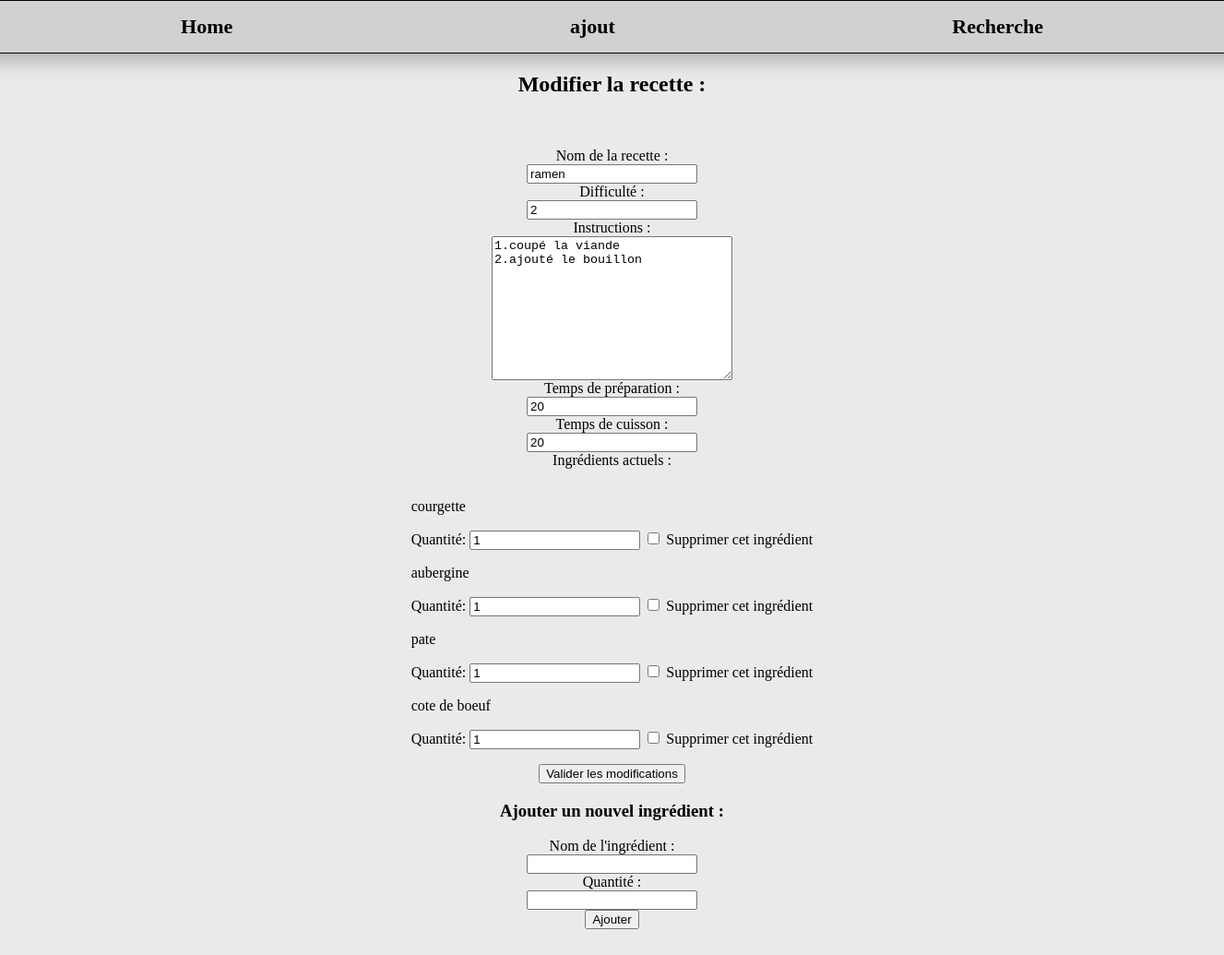
The page /src/component/updateRecette.php?id=56 on the database its author committed.
### tables this page shows
CREATE TABLE `recettes` (
  `id` int(11) NOT NULL AUTO_INCREMENT,
  `nom_recette` varchar(255) NOT NULL,
  `instruction` text NOT NULL,
  `temps_preparation` int(11) NOT NULL,
  `temps_cuisson` int(11) NOT NULL,
  `difficulte` int(11) NOT NULL,
  `categories_id` int(11) NOT NULL,
  PRIMARY KEY (`id`)
);

CREATE TABLE `recette_ingredients` (
  `id` int(11) NOT NULL AUTO_INCREMENT,
  `recette_id` int(11) NOT NULL,
  `ingredient_id` int(11) NOT NULL,
  `Quantite` int(11) NOT NULL,
  PRIMARY KEY (`id`)
);

CREATE TABLE `ingredients` (
  `ingredient_id` int(11) NOT NULL AUTO_INCREMENT,
  `nom_ingredient` varchar(255) DEFAULT NULL,
  `unite_mesure` varchar(50) DEFAULT NULL,
  PRIMARY KEY (`ingredient_id`)
);

### src/recette/RecetteDAO.php (called while the page is built, shortened)
<?php
require_once 'Recette.php';
class RecetteDAO{
    private $pdo;
    public function __construct($pdo){
        $this->pdo = $pdo;
    }
    public function getRecetteById($id){
        $stmt = $this->pdo->prepare("SELECT * FROM recettes WHERE id = :id");
        $stmt->execute(['id' => $id]);
        $result = $stmt->fetch(PDO::FETCH_ASSOC);
        $ingredients = $this->getIngredientsRecette($id);
        $ingredientIds = [];
        foreach ($ingredients as $ingredient) {
            $ingredientIds[] = $ingredient['id'];
        }
        $recette = new Recette(
            $result['id'],
            $result['nom_recette'],
            $result['instruction'],
            $result['temps_preparation'],
            $result['temps_cuisson'],
            $result['difficulte'],
            $result['categories_id'],
            $ingredientIds
        );
        return $recette;
    }
    public function getIngredientsRecette($id)
    {
        $stmt = $this->pdo->prepare("SELECT * FROM recette_ingredients WHERE recette_id = :id");
        $stmt->execute(['id' => $id]);
        $result = $stmt->fetchAll(PDO::FETCH_ASSOC);
        $ingredients = [];
        foreach ($result as $row) {
            $ingredient = ['id' => $row['ingredient_id'], 'quantite' => $row['Quantite'], 'recette_id'=> $row['recette_id']];
            array_push($ingredients, $ingredient);
        }
        return $ingredients;
    }
}
?>

### src/recette/Recette.php (called while the page is built, shortened)
<?php
class Recette{
    private $id;
    private $nom_recette;
    private $instruction;
    private $temps_preparation;
    private $temps_cuisson;
    private $difficulte;
    public function __construct($id, $nom_recette, $instruction, $temps_preparation, $temps_cuisson, $difficulte, $categorie_id, $ingredients){
        $this->id = $id;
        $this->nom_recette = $nom_recette;
        $this->instruction = $instruction;
        $this->temps_preparation = $temps_preparation;
        $this->temps_cuisson = $temps_cuisson;
        $this->difficulte = $difficulte;
    }
    public function getId(){
        return $this->id;
    }
    public function getNomRecette(){
        return $this->nom_recette;
    }
    public function getInstruction(){
        return $this->instruction;
    }
    public function getTempsPreparation(){
        return $this->temps_preparation;
    }
    public function getTempsCuisson(){
        return $this->temps_cuisson;
    }
    public function getDifficulte(){
        return $this->difficulte;
    }
}
?>

### src/ingredient/IngredientDAO.php (called while the page is built, shortened)
<?php
require_once('Ingredient.php');
class IngredientDAO{
    private $db;
    public function __construct($db){
        $this->db = $db;
    }
    public function getIngredientsById($id){
        $sql = "SELECT * FROM ingredients WHERE ingredient_id = :id";
        $stmt = $this->db->prepare($sql);
        $stmt->bindParam(':id', $id);
        $stmt->execute();
        $result = $stmt->fetch(PDO::FETCH_ASSOC);
        $ingredient = new Ingredient($result['ingredient_id'], $result['nom_ingredient'], $result['unite_mesure']);
        return $ingredient;
    }
}
?>

### src/ingredient/Ingredient.php (called while the page is built, shortened)
<?php
class Ingredient{
    private $nom_ingredient;
    public function __construct($ingredient_id, $nom_ingredient, $unite_mesure){
        $this->nom_ingredient = $nom_ingredient;
    }
    public function getNomIngredient(){
        return $this->nom_ingredient;
    }
}
?>

### src/component/updateRecette.php (the view, shortened to what this page needs)
<?php
require_once '../recette/RecetteDAO.php';
require_once '../ingredient/IngredientDAO.php';
global $bdd;
$recetteDAO = new RecetteDAO($bdd);
$ingredientDAO = new IngredientDAO($bdd);
function getRecette($recetteDAO, $ingredientDAO)
{
    if (isset($_GET['id'])) {
        $id = $_GET['id'];
        $id = intval($id);
        $recette = $recetteDAO->getRecetteById($id);
        return $recette;
    }
}
function sanitizeInput($input)
{
    $input = trim($input);
    $input = stripslashes($input);
    $input = htmlspecialchars($input);
    return $input;
}
?>
<!DOCTYPE html>
<html lang="fr">
<head>
    <link rel="stylesheet" href="../../Css/index.css">
</head>
<body>
<header>
        <a href="../../index.php">Home</a>
        <a href="ajout.php">ajout</a>
        <a href="shearchBar.php">Recherche</a>
    </header>
    <?php
    $recette = getRecette($recetteDAO, $ingredientDAO);
    if (!empty($recette)) :
        $ingredients = $recetteDAO->getIngredientsRecette($recette->getId());
    ?>
        <h2>Modifier la recette :</h2>
        <div class="formulaire">
        <form action="updateRecette.php?id=<?php echo $recette->getId(); ?>" method="post">
        <div class="input-recette">
            <label for="nomRecette">Nom de la recette :</label>
            <input type="text" id="nomRecette" name="nomRecette" value="<?php echo sanitizeInput($recette->getNomRecette()); ?>" required>
            <label for="difficulte">Difficulté :</label>
            <input type="text" id="difficulte" name="difficulte" value="<?php echo sanitizeInput($recette->getDifficulte()); ?>" required>
            <label for="instructions">Instructions :</label>
            <textarea name="instructions" id="instructions" cols="30" rows="10" required><?php echo sanitizeInput($recette->getInstruction()); ?></textarea>
            <label for="tempsPreparation">Temps de préparation :</label>
            <input type="text" id="tempsPreparation" name="tempsPreparation" value="<?php echo sanitizeInput($recette->getTempsPreparation()); ?>" required>
            <label for="tempsCuisson">Temps de cuisson :</label>
            <input type="text" id="tempsCuisson" name="tempsCuisson" value="<?php echo sanitizeInput($recette->getTempsCuisson()); ?>" required>
            <label for="ingredientsActuels">Ingrédients actuels :</label>
            <ul>
                <?php foreach ($ingredients as $ingredient): ?>
                    <?php
                    $id = $ingredient['id'];
                    $id = intval($id);
                    $getIngredient = $ingredientDAO->getIngredientsById($id);
                    ?>
                    <li>
                        <p><?php echo $getIngredient->getNomIngredient(); ?></p>
                        <label for="quantite_<?php echo $id; ?>">Quantité:</label>
                        <input type="text" name="quantites[]" id="quantite_<?php echo $id; ?>" value="<?php echo isset($ingredient['quantite']) ? intval($ingredient['quantite']) : ''; ?>" required>
                        <input type="checkbox" name="delete_ingredients[<?php echo $id; ?>]" id="delete_ingredient_<?php echo $id; ?>" value="1">
                        <label for="delete_ingredient_<?php echo $id; ?>">Supprimer cet ingrédient</label>
                    </li>
                <?php endforeach; ?>
            </ul>
            <input type="submit" name="submit" value="Valider les modifications">
            </div>
        </form>
        <form action="updateRecette.php?id=<?php echo $recette->getId(); ?>" method="post">
        <div class="input-recette">
            <h3>Ajouter un nouvel ingrédient :</h3>
            <label for="nouvelIngredient">Nom de l'ingrédient :</label>
            <input type="text" id="nouvelIngredient" name="nouvelIngredient" required>
            <label for="quantiteNouvelIngredient">Quantité :</label>
            <input type="text" id="quantiteNouvelIngredient" name="quantiteNouvelIngredient" required>
            <input type="submit" name="ajouterIngredient" value="Ajouter">
            </div>
        </form>
        </div>
    <?php else : ?>
        <p>Aucune recette trouvée.</p>
    <?php endif; ?>
</body>
</html>

### Css/index.css (style rules this page uses)
body { margin: 0; padding: 0; display: flex; flex-direction: column; justify-content: center; align-items: center; overflow-x: hidden; background-color: #eaeaea; }
header { border: 1px solid black; height: 3.5em; width: 98%; display: flex; justify-content: space-around; align-items: center; padding: 0 8em; box-shadow: 2px 4px 18px 5px rgba(0, 0, 0, 0.242); background-color: rgba(0, 0, 0, 0.104); }
header a { text-decoration: none; color: rgb(0, 0, 0); font-size: 22px; font-weight: bold; transition: all 0.5s ease-in-out; }
ul { list-style-type: none; padding: 0; }
.formulaire { margin: 25px 0; padding: 10px; width: 90%; }
.input-recette { display: flex; flex-direction: column; align-items: center; }

### rows shown on the page
recettes: nomRecette "ramen", difficulte "2", instructions "1.coupé la viande 2.ajouté le bouillon", tempsPreparation "20", tempsCuisson "20"
recette_ingredients: ingredient.nom_ingredient "courgette", Quantite "1"
recette_ingredients: ingredient.nom_ingredient "aubergine", Quantite "1"
recette_ingredients: ingredient.nom_ingredient "pate", Quantite "1"
recette_ingredients: ingredient.nom_ingredient "cote de boeuf", Quantite "1"
